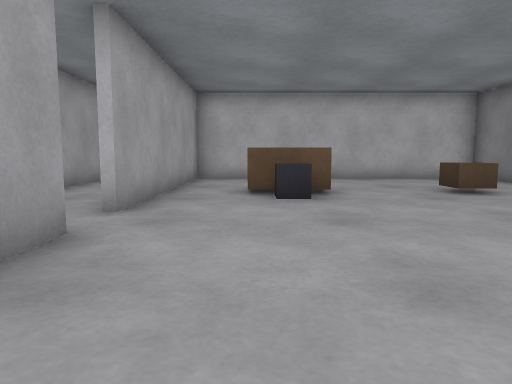
View 1 (above)

14 first-person views from a walk through a Gazebo world. The camera is 0.72 m above the floor, tilts 6° down and sees 70° across. The floor is counted in squares, 1 m on a side. Each view is taken from the middle of a square. On the plan, view 1 faces up. The plan holds only what a view shows up to about 11 squares ahead; the rest is blank.

View 2
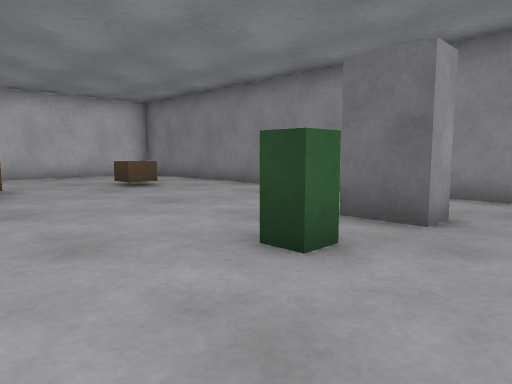

View 3
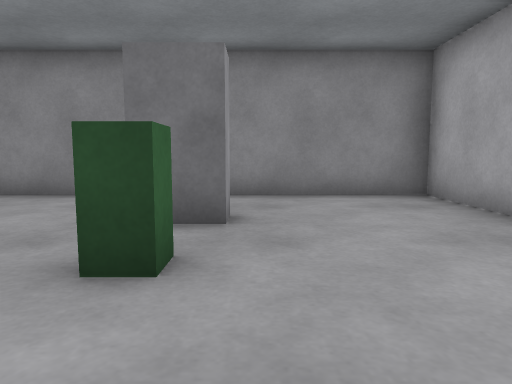

View 4
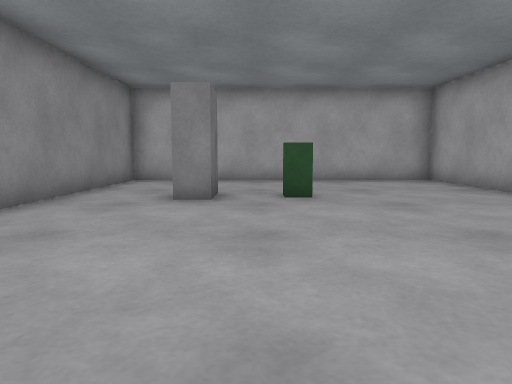

View 5
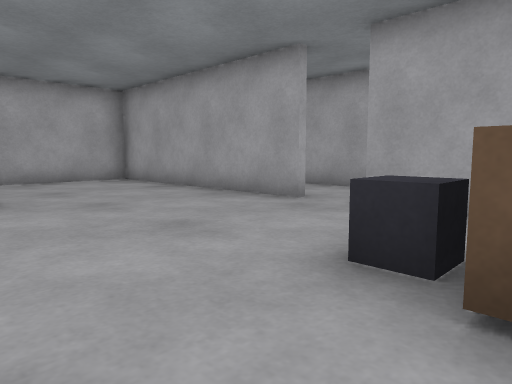

View 6
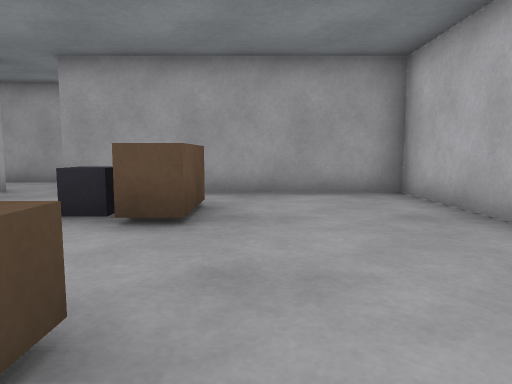

View 7
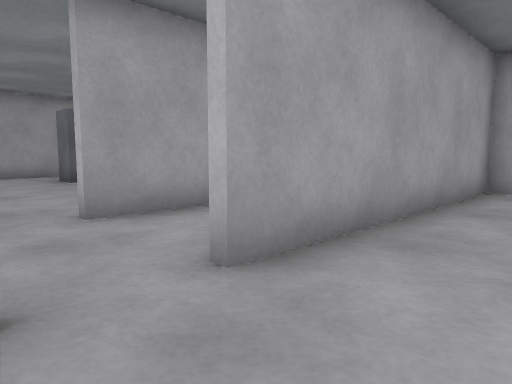

View 8
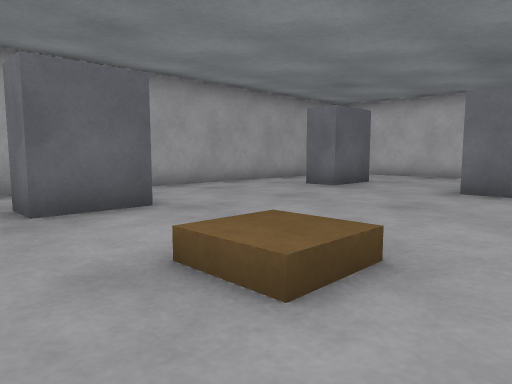

View 9
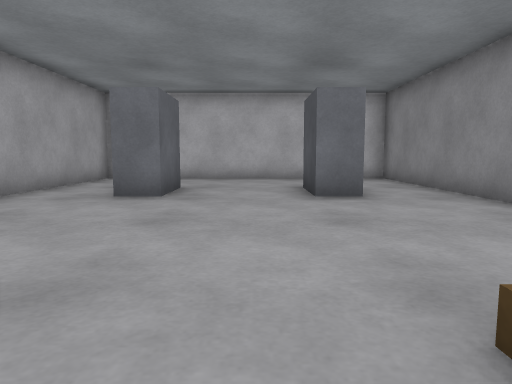

View 10
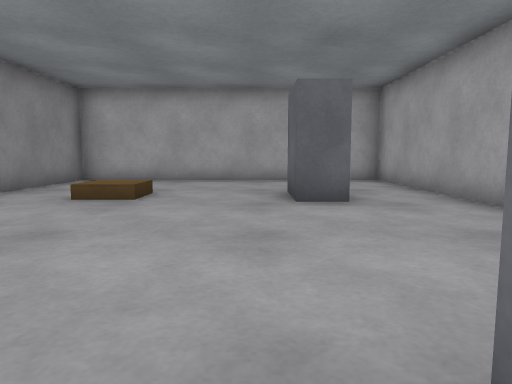

View 11
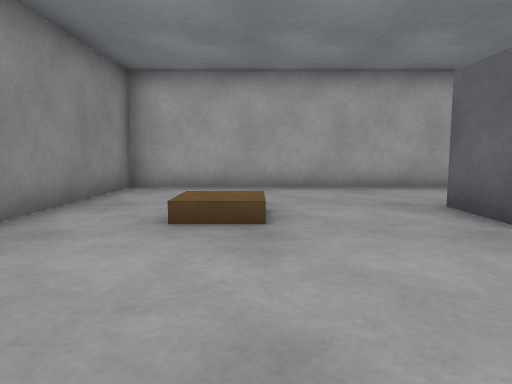

View 12
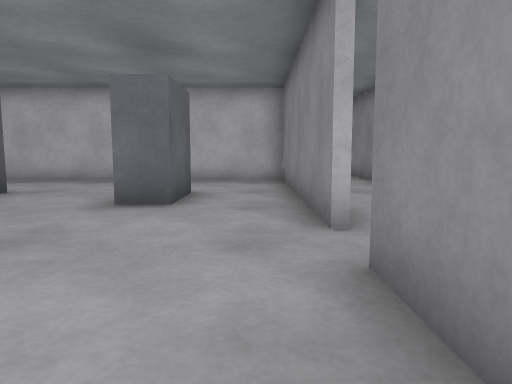

View 13
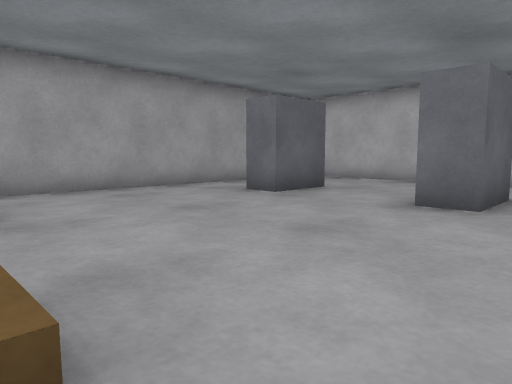

View 14
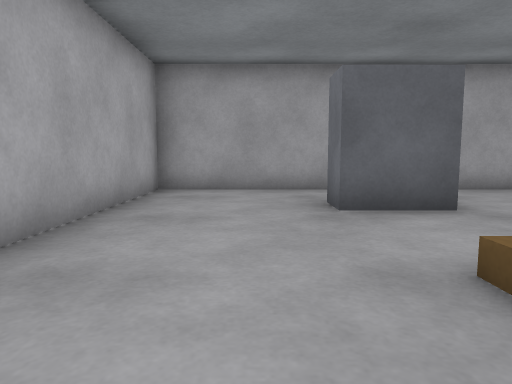

### Floor plan
Points are (right, up) in squares from view 1. A wall is a line through its corners. A room is listed if a view was taken in it or the views show most of it. See-through windows are left out.
Room 1 (views 1, 2, 3, 4, 5, 6, 7)
walls: (-1.7, 3.4) (-1.7, -3) (6.3, -3) (6.3, 10.7) (-1.9, 10.7); (-1.7, 10.7) (-1.7, 4.4)
ways out: opening at (-2, 4)
objects: brown box (0, 7) to (1, 7); grey box (1, 6); green box (2, 1); grey box (4, 1); brown box (4, 7)
Room 2 (views 8, 9, 10, 11, 12, 13, 14)
walls: (-4.3, 4.4) (-4.3, 10.7) (-12.3, 10.7) (-12.3, -3) (-4.3, -3) (-4.3, 3.4)
ways out: opening at (-4, 4)
objects: grey box (-10, 0) to (-10, 1); grey box (-10, 6) to (-10, 7); brown box (-7, 1) to (-6, 1); grey box (-7, 6) to (-6, 7)

Positions as (right, up) in squares from view 1, and headings:
1: (0, 0), facing up
2: (0, -1), facing up-right
3: (0, 0), facing right
4: (3, 7), facing down
5: (3, 7), facing down-left
6: (5, 8), facing left
7: (0, 3), facing up-left
8: (-5, -1), facing up-left
9: (-8, 0), facing up
10: (-9, 7), facing down
11: (-7, 5), facing down
12: (-5, 1), facing up
13: (-5, 1), facing up-left
14: (-5, -1), facing left
